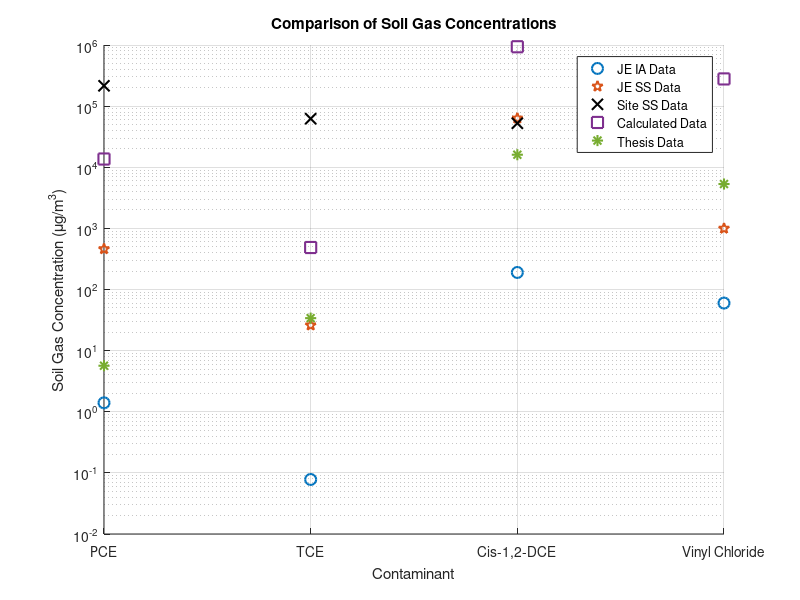

This chart was generated by the following MATLAB code:
% Given values for Henry's constants and groundwater concentrations (ug/L)
H_TCE = 2.56E-01;     
GW_TCE = 1.9;         

H_PCE = 5.07E-01;     
GW_PCE = 26.9;        

H_CIS = 1.14E-01;     
GW_CIS = 8211.7;      

H_VC = 9.57E-01;      
GW_VC = 291.1;          

% Calculated soil gas concentrations (ug/m^3)
SoilGas_TCE = GW_TCE * H_TCE * 1000;    
SoilGas_PCE = GW_PCE * H_PCE * 1000;    
SoilGas_CIS = GW_CIS * H_CIS * 1000;    
SoilGas_VC = GW_VC * H_VC * 1000;       

% Thesis data (modeled site sub-slab vapor concentrations)
thesis_data =  [5.66, 34, 16033, 5317];

% JE Model Surface Vapor Concentration (indoor air) and Sub Slab Vapor Concentration
JE_IA_conc = [1.4, 7.80e-02, 1.90e+02, 6.00E+01];  % in ug/m^3
JE_sub_slab_conc = [4.60e+02, 2.60e+01, 6.30e+04, 9.95E+02]; % in ug/m^3

% Sub Slab Vapor Sampling Concentrations prior to VIMS Operations
Measured_SS_conc = [2.15e+05, 6.23e+04, 5.24e+04, 0.00e+00];

% Contaminant names and concentrations
contaminants = {'PCE', 'TCE', 'Cis-1,2-DCE', 'Vinyl Chloride'};
calculated_concentrations = [SoilGas_PCE, SoilGas_TCE, SoilGas_CIS, SoilGas_VC];

% Plot
figure(423);
hold on;

% Plot JE model data with dots
plot(1:4, JE_IA_conc, 'o', 'MarkerSize', 8, 'LineWidth', 1.5, 'DisplayName', 'JE IA Data');
% Plot JE model data
plot(1:4, JE_sub_slab_conc, 'p', 'MarkerSize', 8, 'LineWidth', 1.5, 'DisplayName', 'JE SS Data');

% Plot JE model data with dots
plot(1:4, Measured_SS_conc, 'x', 'MarkerSize', 8, 'Color','black','LineWidth', 1.5, 'DisplayName', 'Site SS Data');

% Plot calculated data with squares
plot(1:4, calculated_concentrations, 's', 'MarkerSize', 8, 'LineWidth', 1.5, 'DisplayName', 'Calculated Data');

% Plot thesis data with stars
plot(1:4, thesis_data, '*', 'MarkerSize', 8, 'LineWidth', 1.5, 'DisplayName', 'Thesis Data');

% Customize plot
set(gca, 'XTick', 1:4, 'XTickLabel', contaminants);
set(gca, 'YScale', 'log');
xlabel('Contaminant');
ylabel('Soil Gas Concentration (\mug/m^3)');
title('Comparison of Soil Gas Concentrations');
legend('Location', 'northeast');
grid on;
hold off;
